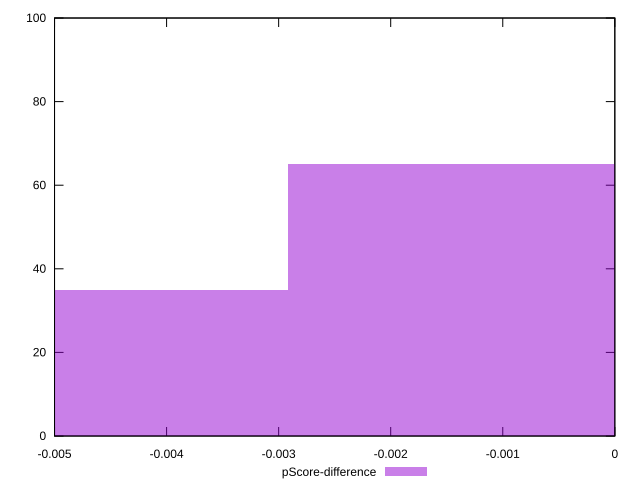

Recreate this plot in gnuplot.
reset

$pScoreDifference <<EOF
-0.005829876381510639 35
0 65
EOF

set key outside below
set boxwidth 0.005829876381510639
set xrange [-0.0050000000000000044:0]
set yrange [0:100]
set trange [0:100]
set style fill transparent solid 0.5 noborder
set terminal svg size 640, 490 enhanced background rgb 'white'
set output "report_00012_2021-02-09T11:01:39.952Z/unminified-javascript/samples/pages+cached+noadtech+nomedia+nocss/pScore-difference/histogram.svg"

plot $pScoreDifference title "pScore-difference" with boxes

reset
